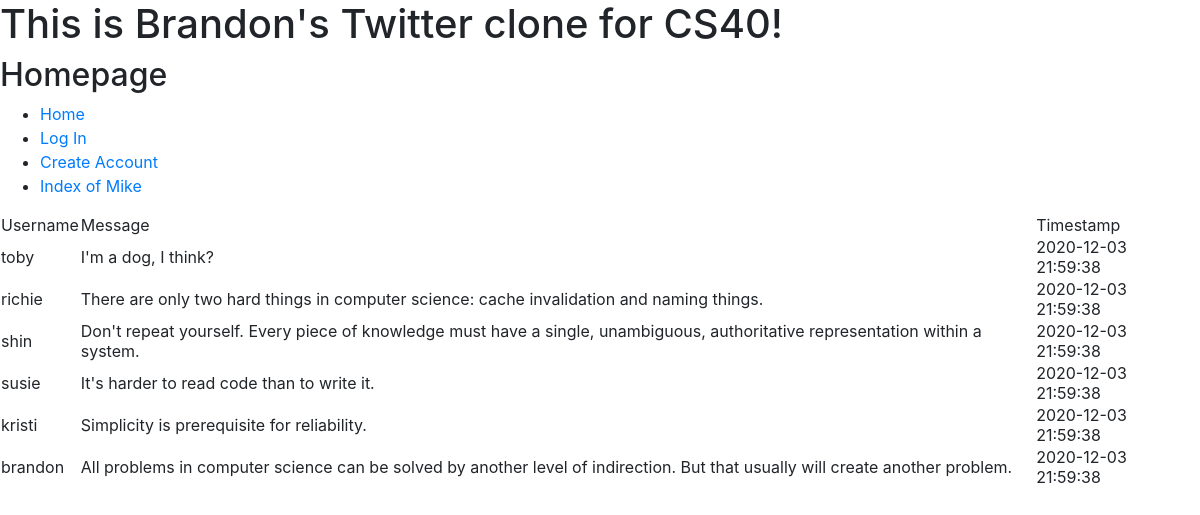
The page / on the database its author committed.
### tables this page shows
CREATE TABLE users (
    id INTEGER PRIMARY KEY,
    username TEXT NOT NULL UNIQUE,
    password TEXT NOT NULL,
    age INTEGER
);

CREATE TABLE messages (
    id integer primary key,
    sender_id integer not null,
    message text not null,
    created_at timestamp not null default current_timestamp
    );

### twitter.py (the view)
@app.route('/')
def root():
    con = sqlite3.connect('twitter_database.db')
    cur = con.cursor()
    sql = """
        SELECT sender_id, message, created_at FROM messages;
    """
    cur.execute(sql)
    results = cur.fetchall()
    messages = []
    for result in results:
        sql = """
            SELECT username FROM users WHERE id=?
        """
        cur.execute(sql, (result[0],))
        username_rows = cur.fetchall()
        for username_row in username_rows:
            username = username_row[0]
        messages.insert(0, {
            'text': result[1],
            'username': username,
            'created_at': result[2]
        })
        print(messages)
    con = sqlite3.connect('twitter_database.db')
    cur = con.cursor()
    login_successful = logged_in(
        cur=cur,
        username=request.cookies.get('username'),
        password=request.cookies.get('password'),
    )
    if login_successful:
        return render_template(
            'root.html',
            username=request.cookies.get('username'),
            messages=messages,
        )
    else:
        return render_template(
            'root.html',
            messages=messages,
        )

### twitter.py (called while the page is built)
def logged_in(cur, username, password):
    sql = """
        SELECT username,password FROM users where username=? and password=?;
    """
    cur.execute(sql, (username, password))
    rows = cur.fetchall()
    if len(list(rows)) == 0:
        return False
    else:
        return True

### templates/root.html (shortened to what this page needs)
{% extends 'base.html' %}
{% block title %}
        <h2>Homepage</h2>
{% endblock %}
{% block content %}
        <table>
            <tr>
                <td>Username</td>
                <td>Message</td>
                <td>Timestamp</td>
            </tr>
            {% for message in messages %}
            <tr>
                <td>{{ message.username }}</td>
                <td>{{ message.text }}</td>
                <td>{{ message.created_at }}</td>
                <td>{% if username==message.username %}<a href="/edit_message/{{message.id}}">Edit Message</a>{% endif %}</td>
                <td>{% if username==message.username %}<a href="/delete_message/{{message.id}}">Delete Message</a>{% endif %}</td>
            </tr>
            {% endfor %}
        </table>
{% endblock %}

### templates/base.html (shortened to what this page needs)
<html>
    <head>
        <link rel="stylesheet" href="https://cdn.jsdelivr.net/npm/bootstrap@4.5.3/dist/css/bootstrap.min.css">
        <link rel="stylesheet" href="/static/style.css">
    </head>
    <body>
        <h1>This is Brandon's Twitter clone for CS40!</h1>
        {% block title %}
        {% endblock %}
        <ul>
            <li><a href='/'>Home</a></li>
            {% if username %}
            <li><a href='/create_message'>Create Message</a></li>
            <li><a href='/logout'>Log Out</a></li>
            {% else %}
            <li><a href='/login'>Log In</a></li>
            <li><a href='/create_user'>Create Account</a></li>
            {% endif %}
            <li><a href='/mike'>Index of Mike</a></li>
        </ul>
        {% block content %}
        {% endblock %}
    </body>
</html>

### rows shown on the page
users: username "toby"
messages: text "I'm a dog, I think?", created_at "2020-12-03 21:59:38"
users: username "richie"
messages: text "There are only two hard things in computer science: cache invalidation and naming things.", created_at "2020-12-03 21:59:38"
users: username "shin"
messages: text "Don't repeat yourself. Every piece of knowledge must have a single, unambiguous, authoritative representation within a system.", created_at "2020-12-03 21:59:38"
users: username "susie"
messages: text "It's harder to read code than to write it.", created_at "2020-12-03 21:59:38"
users: username "kristi"
messages: text "Simplicity is prerequisite for reliability.", created_at "2020-12-03 21:59:38"
users: username "brandon"
messages: text "All problems in computer science can be solved by another level of indirection. But that usually will create another problem.", created_at "2020-12-03 21:59:38"
